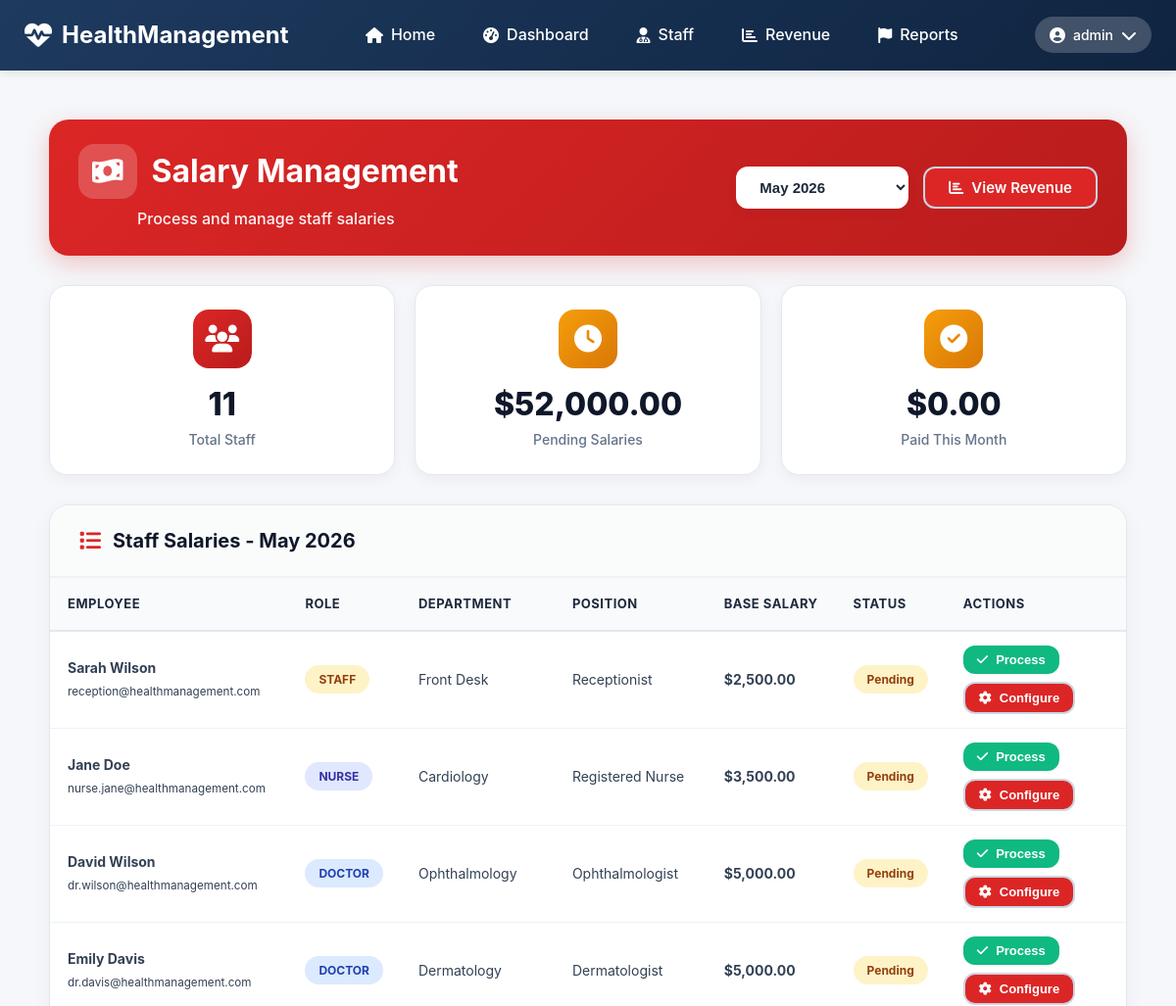
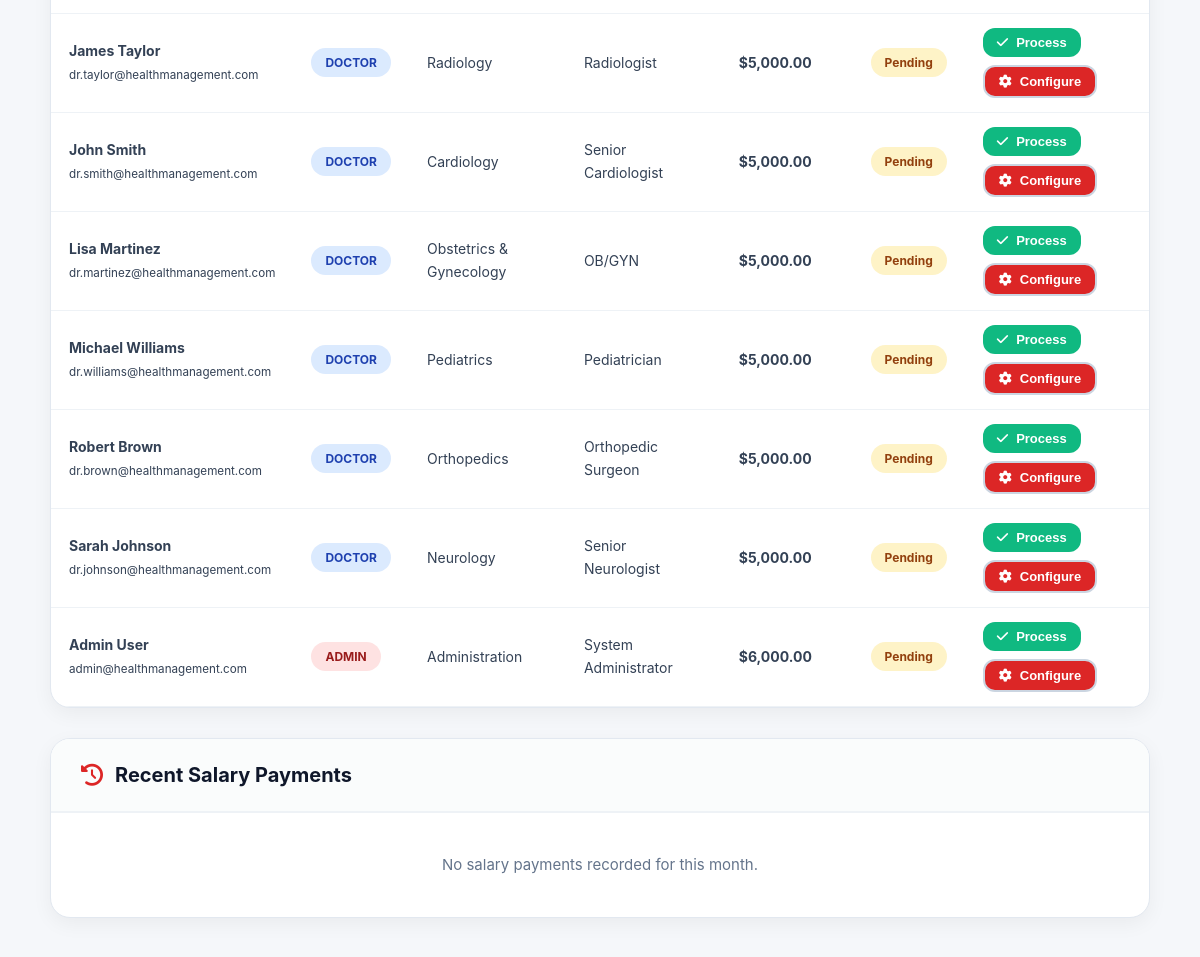
The page /admin/salaries.php (signed in, upper part) on the database as committed earlier (2 pictures, top to bottom).
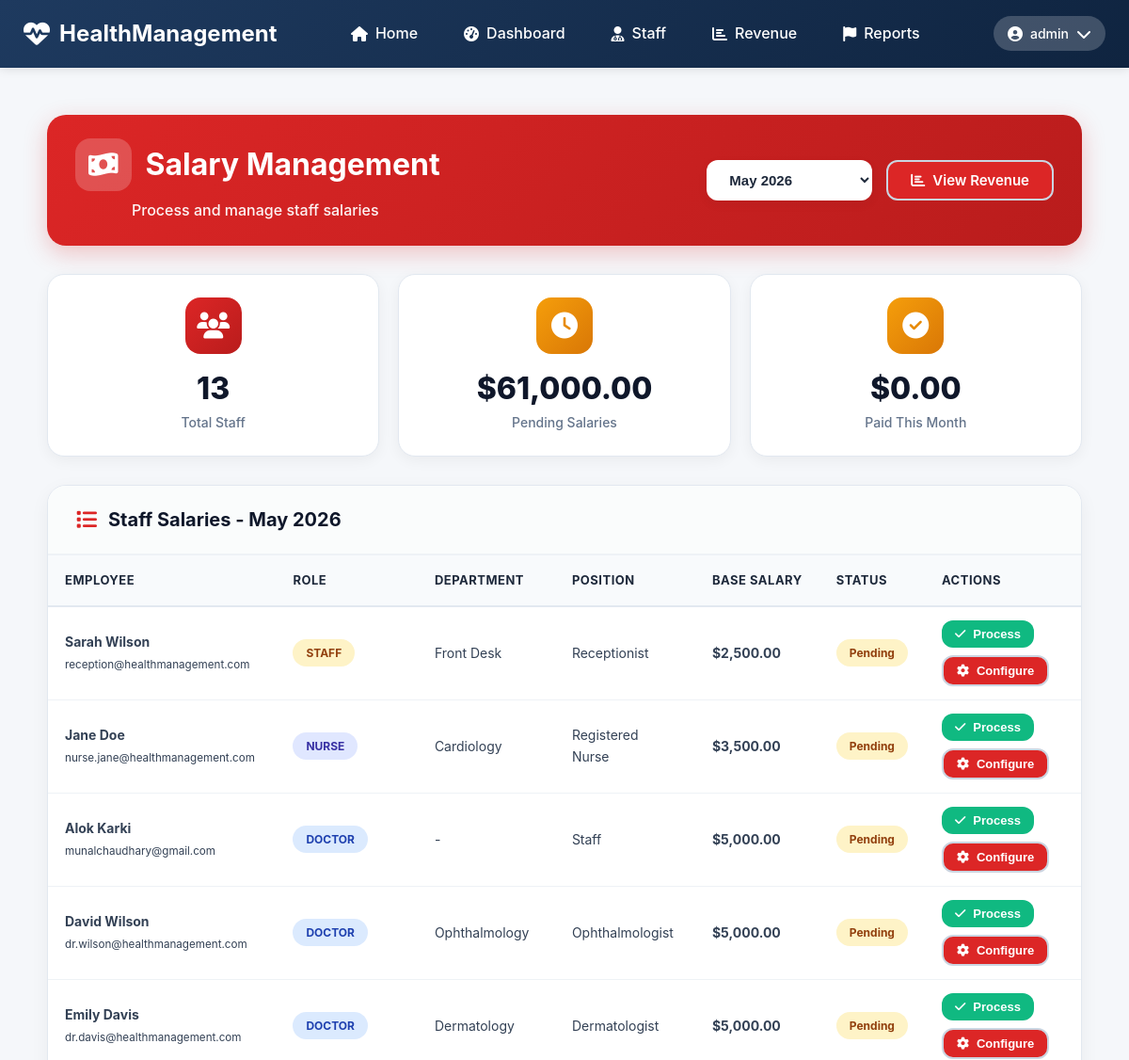
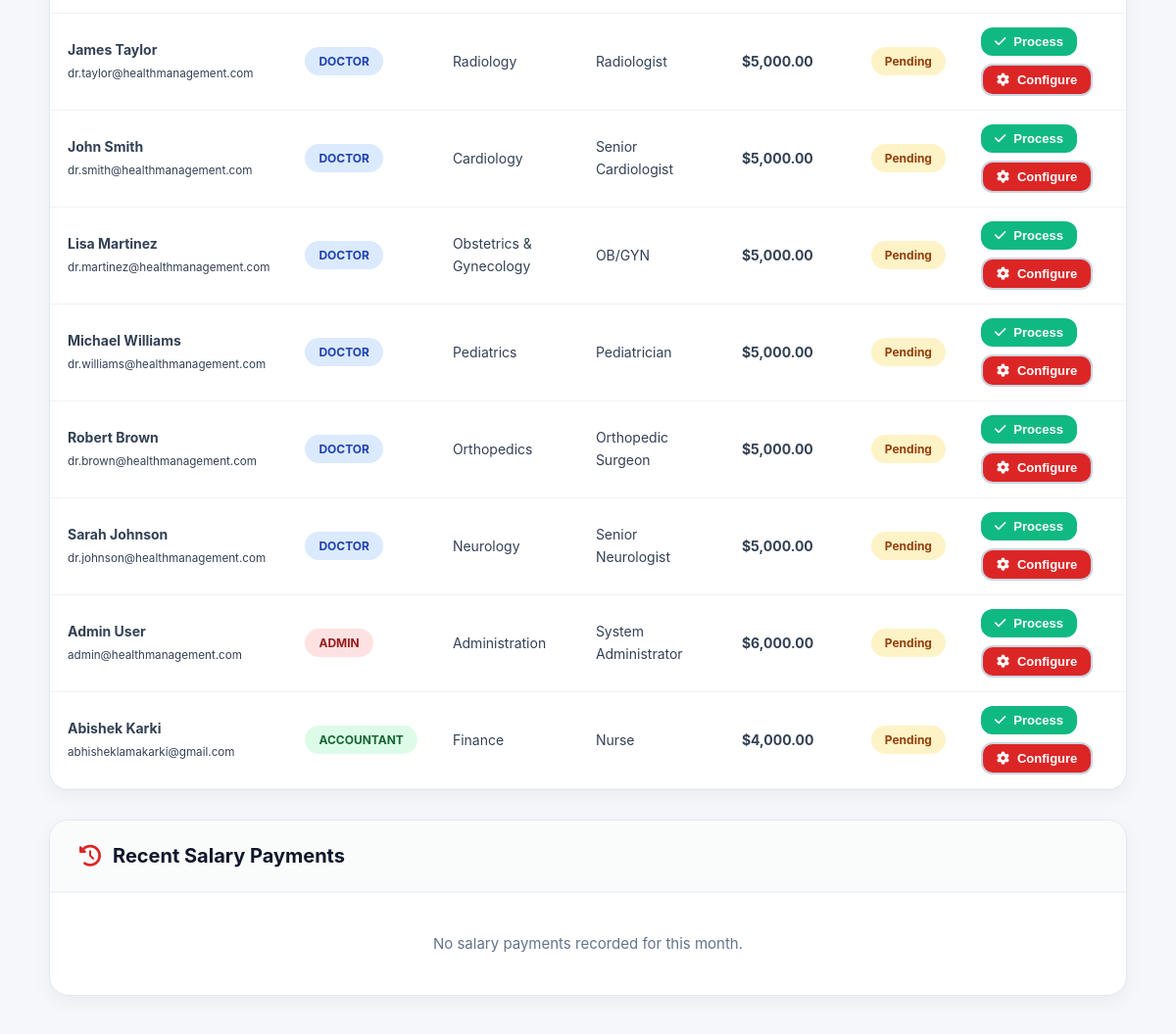
The same page on the database as committed later (2 pictures, top to bottom).
### tables this page shows
CREATE TABLE `staff` (
  `staffId` int(11) NOT NULL,
  `userId` int(11) NOT NULL,
  `licenseNumber` varchar(50) DEFAULT NULL,
  `hireDate` date DEFAULT NULL,
  `department` varchar(100) DEFAULT NULL,
  `position` varchar(100) DEFAULT NULL,
  `createdAt` datetime DEFAULT current_timestamp(),
  `updatedAt` datetime DEFAULT current_timestamp() ON UPDATE current_timestamp()
);

CREATE TABLE `users` (
  `userId` int(11) NOT NULL,
  `username` varchar(50) NOT NULL,
  `passwordHash` varchar(255) NOT NULL,
  `email` varchar(100) NOT NULL,
  `firstName` varchar(50) NOT NULL,
  `lastName` varchar(50) NOT NULL,
  `phoneNumber` varchar(20) DEFAULT NULL,
  `role` enum('patient','staff','nurse','doctor','admin','accountant') DEFAULT 'patient',
  `isVerified` tinyint(1) DEFAULT 0,
  `verificationCode` varchar(64) DEFAULT NULL,
  `resetToken` varchar(64) DEFAULT NULL,
  `resetExpiry` datetime DEFAULT NULL,
  `dateCreated` datetime DEFAULT current_timestamp(),
  `lastLogin` datetime DEFAULT NULL
);

### admin/salaries.php (the view, shortened to what the changed rows need)
<?php
require_once '../includes/config.php';
$extraCSS = '<link rel="stylesheet" href="../css/admin.css">';
include '../includes/header.php';
$selectedMonth = $_GET['month'] ?? date('Y-m');
$stmt = $pdo->prepare("
    SELECT s.staffId, s.userId, u.firstName, u.lastName, u.email, u.role, s.department, s.position,
           COALESCE(ssc.baseSalary,
               CASE
                   WHEN u.role = 'doctor' THEN 5000.00
                   WHEN u.role = 'nurse' THEN 3500.00
                   WHEN u.role = 'staff' THEN 2500.00
                   WHEN u.role = 'accountant' THEN 4000.00
                   WHEN u.role = 'admin' THEN 6000.00
                   ELSE 3000.00
               END
           ) as baseSalary,
           (SELECT amount FROM salary_payments WHERE userId = u.userId AND salaryMonth = ?) as paidAmount,
           (SELECT paymentDate FROM salary_payments WHERE userId = u.userId AND salaryMonth = ?) as paidDate,
           (SELECT status FROM salary_payments WHERE userId = u.userId AND salaryMonth = ?) as paymentStatus
    FROM staff s
    JOIN users u ON s.userId = u.userId
    LEFT JOIN staff_salary_config ssc ON s.staffId = ssc.staffId
        AND ssc.effectiveFrom <= CURDATE()
        AND (ssc.effectiveTo IS NULL OR ssc.effectiveTo >= CURDATE())
    WHERE u.role IN ('doctor', 'nurse', 'staff', 'accountant', 'admin')
    ORDER BY u.role, u.firstName
");
$stmt->execute([$selectedMonth, $selectedMonth, $selectedMonth]);
$staffList = $stmt->fetchAll();
$totalPending = 0;
$totalPaid = 0;
foreach ($staffList as $staff) {
    if ($staff['paidAmount']) {
        $totalPaid += $staff['baseSalary'];
    } else {
        $totalPending += $staff['baseSalary'];
    }
}
?>
<div class="admin-container">
    <div class="admin-page-header">
        <div class="header-title">
            <h1><i class="fas fa-money-bill-wave"></i> Salary Management</h1>
        </div>
    </div>
    <div class="admin-stats-grid">
        <div class="admin-stat-card users">
            <div class="admin-stat-content">
                <h3><?php echo count($staffList); ?></h3>
                <p>Total Staff</p>
            </div>
        </div>
        <div class="admin-stat-card revenue">
            <div class="admin-stat-content">
                <h3>$<?php echo number_format($totalPending, 2); ?></h3>
                <p>Pending Salaries</p>
            </div>
        </div>
    </div>
    <div class="admin-card">
        <div class="admin-table-responsive">
            <table class="admin-data-table">
                <thead>
                    <tr>
                        <th>Employee</th>
                        <th>Role</th>
                        <th>Department</th>
                        <th>Position</th>
                        <th>Base Salary</th>
                        <th>Status</th>
                        <th>Actions</th>
                    </tr>
                </thead>
                <tbody>
                    <?php foreach ($staffList as $staff): ?>
                        <tr>
                            <td data-label="Employee">
                                <strong><?php echo htmlspecialchars($staff['firstName'] . ' ' . $staff['lastName']); ?></strong><br>
                                <small><?php echo htmlspecialchars($staff['email']); ?></small>
                            </td>
                            <td data-label="Role">
                                <span class="admin-role-badge admin-role-<?php echo $staff['role']; ?>">
                                    <?php echo ucfirst($staff['role']); ?>
                                </span>
                            </td>
                            <td data-label="Department"><?php echo htmlspecialchars($staff['department'] ?: '-'); ?></td>
                            <td data-label="Position"><?php echo htmlspecialchars($staff['position'] ?: '-'); ?></td>
                            <td data-label="Base Salary"><strong>$<?php echo number_format($staff['baseSalary'], 2); ?></strong></td>
                            <td data-label="Status">
                                <?php if ($staff['paidAmount']): ?>
                                    <span class="admin-status-badge admin-status-paid">Paid</span><br>
                                    <small><?php echo date('M j, Y', strtotime($staff['paidDate'])); ?></small>
                                <?php else: ?>
                                    <span class="admin-status-badge admin-status-unpaid">Pending</span>
                                <?php endif; ?>
                            </td>
                            <td data-label="Actions">
                                <div class="admin-action-buttons">
                                    <?php if (!$staff['paidAmount']): ?>
                                        <button class="admin-btn admin-btn-success admin-btn-sm" onclick="openProcessModal(<?php echo htmlspecialchars(json_encode($staff)); ?>)">
                                            <i class="fas fa-check"></i> Process
                                        </button>
                                    <?php endif; ?>
                                    <button class="admin-btn admin-btn-outline admin-btn-sm" onclick="openConfigModal(<?php echo htmlspecialchars(json_encode($staff)); ?>)">
                                        <i class="fas fa-cog"></i> Configure
                                    </button>
                                </div>
                            </td>
                        </tr>
                    <?php endforeach; ?>
                </tbody>
            </table>
        </div>
    </div>
</div>
<?php include '../includes/footer.php'; ?>

Rows that differ between the two databases and show on the page:
added staff: userId.lastName "Alok Karki", userId.email "munalchaudhary@gmail.com", userId.role "DOCTOR", department "-", position "Staff", baseSalary "5,000.00"
added staff: userId.lastName "Abishek Karki", userId.email "abhisheklamakarki@gmail.com", userId.role "ACCOUNTANT", department "Finance", position "Nurse", baseSalary "4,000.00"
Other text that changed with them:
count($staffList): "11" → "13"
$totalPending: "52,000.00" → "61,000.00"
